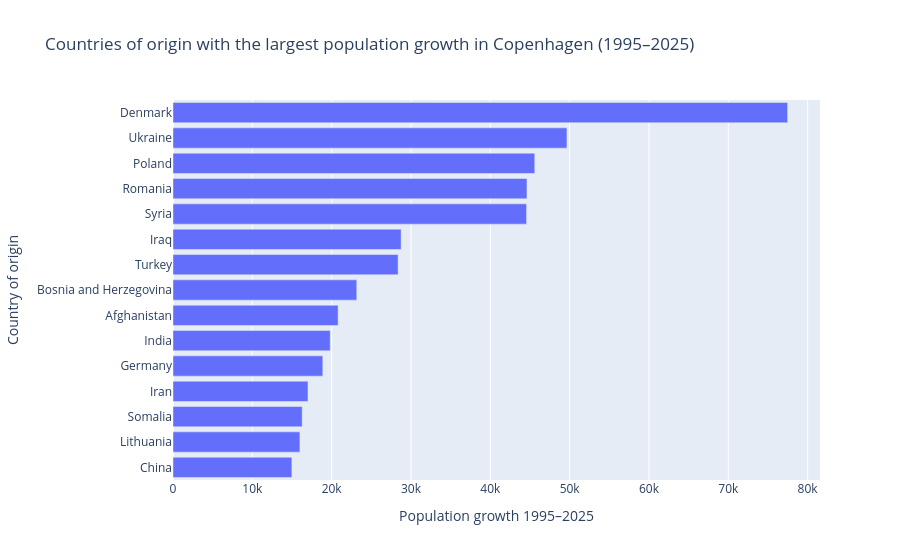

This figure's notebook cell:
### Markdown cell above
### 5.4 Which countries of origin grew the most?

Turning from districts to countries, this bar chart shows which origin communities expanded the most between 1995 and 2025 in absolute terms. A horizontal bar chart is the right choice here because we are ranking a set of named categories — country names are long, and horizontal layout avoids label rotation. The chart supports the broader story by naming the communities behind the demographic shift.

### Code cell
origin_df = df_country.copy()
origin_total = (
    origin_df
    .groupby(["country", "year"], as_index=False)["population"]
    .sum()
)

origin_1995 = origin_total[origin_total["year"] == 1995][["country", "population"]]
origin_2025 = origin_total[origin_total["year"] == 2025][["country", "population"]]

growth = origin_2025.merge(origin_1995, on="country", suffixes=("_2025", "_1995"))
growth["absolute_growth"] = growth["population_2025"] - growth["population_1995"]

top_growth = growth.sort_values("absolute_growth", ascending=False).head(15)

fig = px.bar(
    top_growth,
    x="absolute_growth",
    y="country",
    orientation="h",
    title="Countries of origin with the largest population growth in Copenhagen (1995–2025)",
    labels={"absolute_growth": "Population growth 1995–2025", "country": "Country of origin"}
)
fig.update_layout(yaxis={"categoryorder": "total ascending"})
fig.show()

### Figure 1 — Plotly figure (JSON) as saved in the notebook; plotly's stock layout.template omitted (floating-point values rounded to 4 significant figures)
{"data": [{"hovertemplate": "Population growth 1995–2025=%{x}<br>Country of origin=%{y}<extra></extra>", "legendgroup": "", "marker": {"color": "#636efa", "pattern": {"shape": ""}}, "name": "", "orientation": "h", "showlegend": false, "textposition": "auto", "type": "bar", "x": [77481, 49661, 45604, 44622, 44571, 28757, 28376, 23166, 20813, 19821, 18886, 17017, 16288, 15997, 14984], "xaxis": "x", "y": ["Denmark", "Ukraine", "Poland", "Romania", "Syria", "Iraq", "Turkey", "Bosnia and Herzegovina", "Afghanistan", "India", "Germany", "Iran", "Somalia", "Lithuania", "China"], "yaxis": "y"}], "layout": {"barmode": "relative", "legend": {"tracegroupgap": 0}, "title": {"text": "Countries of origin with the largest population growth in Copenhagen (1995–2025)"}, "xaxis": {"anchor": "y", "domain": [0, 1], "title": {"text": "Population growth 1995–2025"}}, "yaxis": {"anchor": "x", "categoryorder": "total ascending", "domain": [0, 1], "title": {"text": "Country of origin"}}}}
